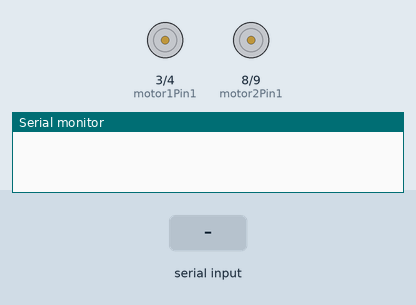
The sketch below on a simulated Arduino Uno, built with avr-gcc and run on an emulated ATmega328P. Parts: motor-driver pin pairs drawn as motors (green arrow = first pin HIGH = forward, orange = second pin HIGH = backward, longer = more drive, scaled by the enable pin), the last lines printed to the serial monitor. Inputs (shaded band) come from the test bench.

Above: at 1.2 s.
1.3 s: "F" received over Serial
At 2.1 s:
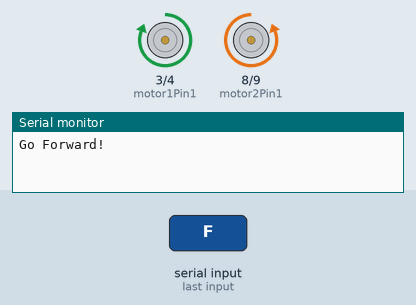
2.8 s: "R" received over Serial
At 3.3 s:
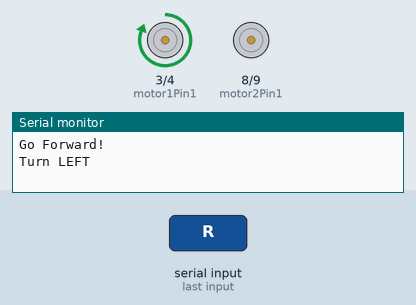
5.8 s: "L" received over Serial
At 6.7 s:
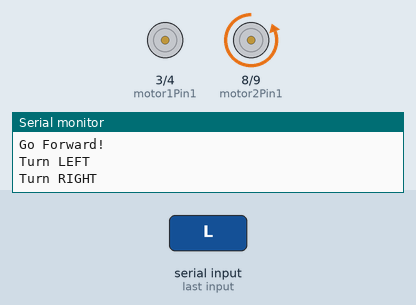
8.8 s: "B" received over Serial
At 10.2 s:
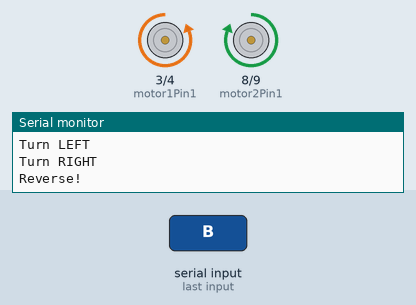
Timing chart, 0 to 11.3 s (numbered marks = the images above; inputs shaded):
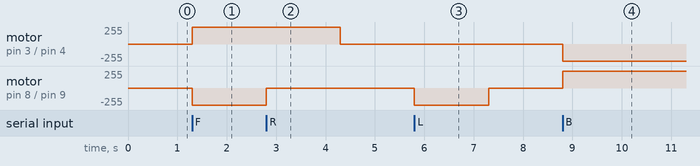

The sketch:

bluetooth.ino
```cpp
/*
 * created by Rui Santos, https://randomnerdtutorials.com
 * Control 2 DC motors with Smartphone via bluetooth
 */

int motor1Pin1 = 3; // pin 2 on L293D IC
int motor1Pin2 = 4; // pin 7 on L293D IC
int enable1Pin = 6; // pin 1 on L293D IC
int motor2Pin1 = 8; // pin 10 on L293D IC
int motor2Pin2 = 9; // pin 15 on L293D IC
int enable2Pin = 11; // pin 9 on L293D IC
int state;
int flag=0;        //makes sure that the serial only prints once the state
int stateStop=0;
void setup() {
    // sets the pins as outputs:
    pinMode(motor1Pin1, OUTPUT);
    pinMode(motor1Pin2, OUTPUT);
    pinMode(enable1Pin, OUTPUT);
    pinMode(motor2Pin1, OUTPUT);
    pinMode(motor2Pin2, OUTPUT);
    pinMode(enable2Pin, OUTPUT);
    // sets enable1Pin and enable2Pin high so that motor can turn on:
    digitalWrite(enable1Pin, HIGH);
    digitalWrite(enable2Pin, HIGH);
    // initialize serial communication at 9600 bits per second:
    Serial.begin(9600);
}

void loop() {
    //if some date is sent, reads it and saves in state
    if(Serial.available() > 0){
      state = Serial.read();
      flag=0;
    }
    // if the state is 'F' the DC motor will go forward
    if (state == 'F') {
        digitalWrite(motor1Pin1, HIGH);
        digitalWrite(motor1Pin2, LOW);
        digitalWrite(motor2Pin1, LOW);
        digitalWrite(motor2Pin2, HIGH);
        if(flag == 0){
          Serial.println("Go Forward!");
          flag=1;
        }
    }

    // if the state is 'R' the motor will turn left
    else if (state == 'R') {
        digitalWrite(motor1Pin1, HIGH);
        digitalWrite(motor1Pin2, LOW);
        digitalWrite(motor2Pin1, LOW);
        digitalWrite(motor2Pin2, LOW);
        if(flag == 0){
          Serial.println("Turn LEFT");
          flag=1;
        }
        delay(1500);
        state=3;
        stateStop=1;
    }
    // if the state is 'S' the motor will Stop
    else if (state == 'S' || stateStop == 1) {
        digitalWrite(motor1Pin1, LOW);
        digitalWrite(motor1Pin2, LOW);
        digitalWrite(motor2Pin1, LOW);
        digitalWrite(motor2Pin2, LOW);
        if(flag == 0){
          Serial.println("STOP!");
          flag=1;
        }
        stateStop=0;
    }
    // if the state is 'L' the motor will turn right
    else if (state == 'L') {
        digitalWrite(motor1Pin1, LOW);
        digitalWrite(motor1Pin2, LOW);
        digitalWrite(motor2Pin1, LOW);
        digitalWrite(motor2Pin2, HIGH);
        if(flag == 0){
          Serial.println("Turn RIGHT");
          flag=1;
        }
        delay(1500);
        state=3;
        stateStop=1;
    }
    // if the state is 'B' the motor will Reverse
    else if (state == 'B') {
        digitalWrite(motor1Pin1, LOW);
        digitalWrite(motor1Pin2, HIGH);
        digitalWrite(motor2Pin1, HIGH);
        digitalWrite(motor2Pin2, LOW);
        if(flag == 0){
          Serial.println("Reverse!");
          flag=1;
        }
    }
    //For debugging purpose
    //Serial.println(state);
}
```

Measured:
- after the input at 1.3 s, motor on pin 3 (motor1Pin1) / pin 4 (motor1Pin2): stopped → forward 255/255 at once; motor on pin 8 (motor2Pin1) / pin 9 (motor2Pin2): stopped → backward 255/255 at once
- after the input at 2.8 s, motor on pin 3 (motor1Pin1) / pin 4 (motor1Pin2): forward 255/255 → stopped after 1.5 s; motor on pin 8 (motor2Pin1) / pin 9 (motor2Pin2): backward 255/255 → stopped at once
- after the input at 5.8 s, motor on pin 8 (motor2Pin1) / pin 9 (motor2Pin2): stopped → backward 255/255 at once, → stopped 1.5 s later
- after the input at 8.8 s, motor on pin 3 (motor1Pin1) / pin 4 (motor1Pin2): stopped → backward 255/255 at once; motor on pin 8 (motor2Pin1) / pin 9 (motor2Pin2): stopped → forward 255/255 at once
